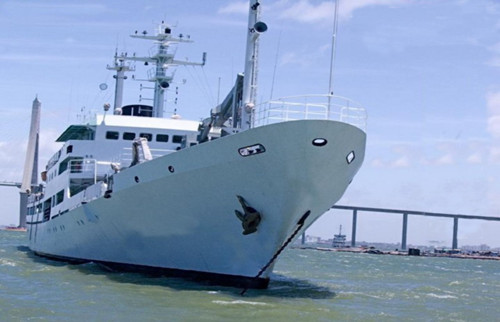
#> input picture jianchuanshibie/getFront/testSet/0004.jpg, 500 x 322 px
$ python getFrontByKmeansP.py
#> lines starting #> are read from the running program, lines starting #| are printed output that depends on the picture; after the words box and inside, x2 and y2 are one past the last pixel; in counts of white or black regions, pixels touching at a corner belong together
# -*- coding: utf-8 -*-
import numpy as np
import cv2
import matplotlib.pyplot as plt

# 读取RGB图
img = cv2.imread('testSet/0004.jpg')
#> img is the input picture: shape (322, 500, 3); mean B, G, R 187, 155.8, 134.6
img = cv2.cvtColor(img, cv2.COLOR_BGR2RGB)
plt.subplot(221),plt.imshow(img),plt.title('Original')
plt.xticks([]),plt.yticks([])


# 将读取的RGB图像数组转换为1维数组
Z = img.reshape((-1,3))
Z = np.float32(Z)
# print Z.shape

# define criteria, number of clusters(K) and apply kmeans()
criteria = (cv2.TERM_CRITERIA_EPS + cv2.TERM_CRITERIA_MAX_ITER, 10, 1.0)

# k聚类
ret,label,center = cv2.kmeans(Z,2,None,criteria,10,cv2.KMEANS_RANDOM_CENTERS)
#> ret = 313977169.4; center = [[89.25, 113.1, 132.4], [174.7, 193.4, 235.3]]

img2 = label.reshape((img.shape[0],img.shape[1]))
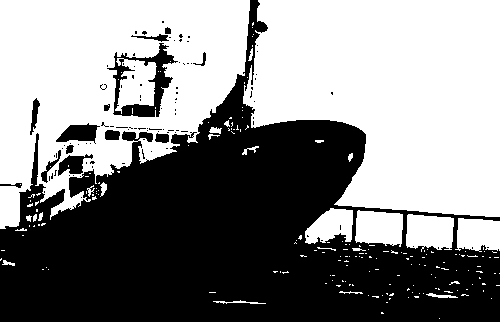
#> img2: shape (322, 500) int32; values 0 (black) and 1 (white), 53.1% white; 102 black regions (88 under 20 px), largest, box (x1, y1, x2, y2) and area: (0, 0, 500, 322) 71705, (107, 43, 178, 117) 1581, (56, 123, 100, 144) 543
plt.subplot(222),plt.imshow(img2),plt.title('Kmeans(k=2)')
plt.xticks([]),plt.yticks([])

# k聚类
ret,label,center = cv2.kmeans(Z,3,None,criteria,10,cv2.KMEANS_RANDOM_CENTERS)
#> ret = 145568403.6; center = [[27.69, 46.56, 67.87], [175.8, 194.6, 236.6], [101.5, 126, 145.5]]

img3 = label.reshape((img.shape[0],img.shape[1]))
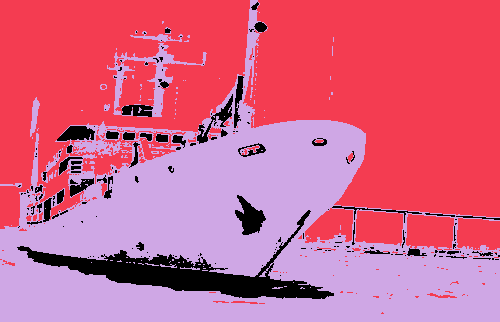
#> img3: shape (322, 500) int32; 3 distinct labels, from 0 to 2; one colour per label, 0 black
plt.subplot(223),plt.imshow(img3),plt.title('Kmeans(k=3)')
plt.xticks([]),plt.yticks([])

# k聚类
ret,label,center = cv2.kmeans(Z,4,None,criteria,10,cv2.KMEANS_RANDOM_CENTERS)
#> ret = 100163652.7; center = [[111, 133.9, 150.9], [16.1, 32.62, 50.7], [176.3, 195.1, 237.2], [67.26, 96.02, 125]]

img4 = label.reshape((img.shape[0],img.shape[1]))
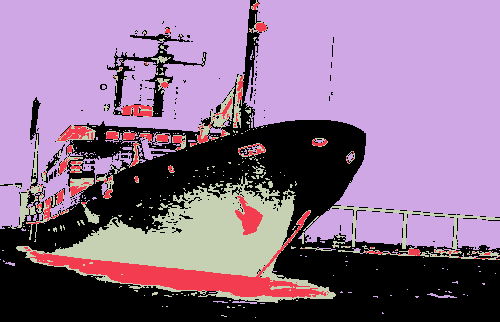
#> img4: shape (322, 500) int32; 4 distinct labels, from 0 to 3; one colour per label, 0 black
plt.subplot(224),plt.imshow(img4),plt.title('Kmeans(k=4)')
plt.xticks([]),plt.yticks([])

plt.show()
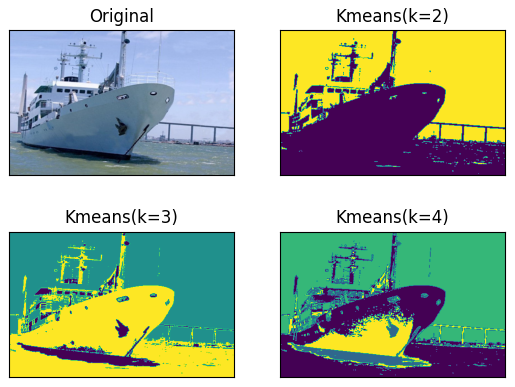
#> figure drawn by matplotlib, 4 panels

$ run again, with jianchuanshibie/getFront/testSet/0001.jpg copied over jianchuanshibie/getFront/testSet/0004.jpg
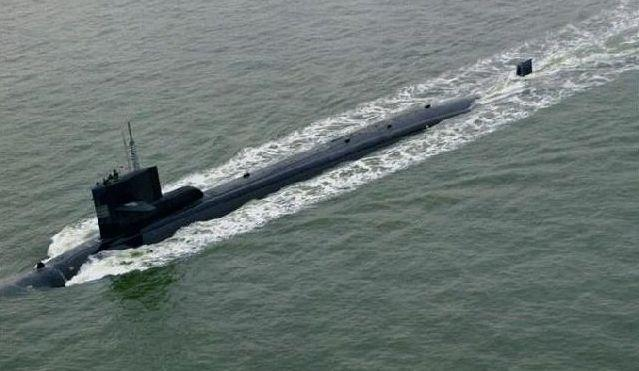
#> input picture jianchuanshibie/getFront/testSet/0001.jpg, 639 x 371 px
#> img is the input picture: shape (371, 639, 3); mean B, G, R 115.9, 118.8, 107.9
#> `ret,label,center = cv2.kmeans(Z,2,None,criteria,10,cv2.KMEANS_RANDOM_C..`: ret = 404220336.7; center = [[143.3, 150, 149.2], [84.19, 97.9, 93.45]]
#> `img2 = label.reshape((img.shape[0],img.shape[1]))`:
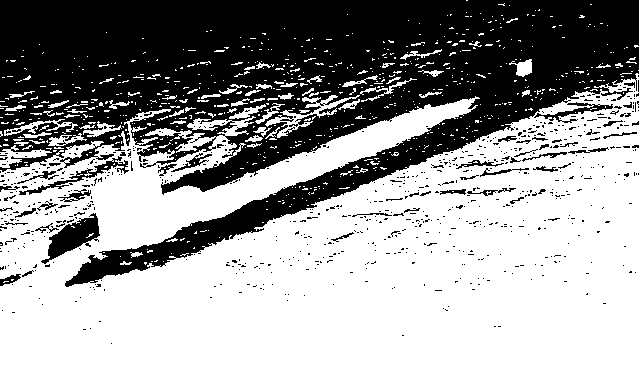
#> img2: shape (371, 639) int32; values 0 (black) and 1 (white), 59.8% white; 741 black regions (692 under 20 px), largest, box (x1, y1, x2, y2) and area: (0, 0, 639, 287) 88016, (41, 213, 100, 264) 1235, (19, 156, 129, 195) 588
#> `ret,label,center = cv2.kmeans(Z,3,None,criteria,10,cv2.KMEANS_RANDOM_C..`: ret = 242526049.3; center = [[23.46, 34.04, 38.62], [148.2, 154.4, 154.1], [93.36, 106.9, 101.7]]
#> img3: shape (371, 639) int32; 3 distinct labels, from 0 to 2
#> `ret,label,center = cv2.kmeans(Z,4,None,criteria,10,cv2.KMEANS_RANDOM_C..`: ret = 121064571.5; center = [[131.5, 138.7, 137.4], [189, 195, 195.3], [88.61, 102.9, 97.44], [22, 32.37, 37.26]]
#> img4: shape (371, 639) int32; 4 distinct labels, from 0 to 3
#> `plt.show()`:
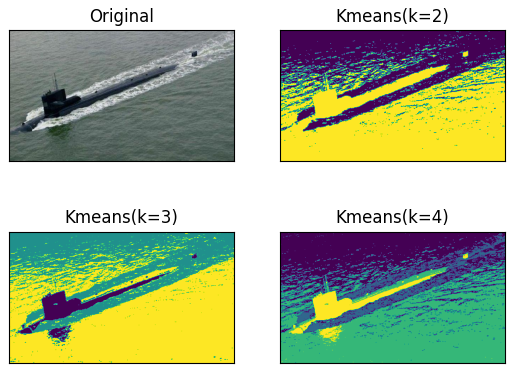
#> figure drawn by matplotlib, 4 panels
